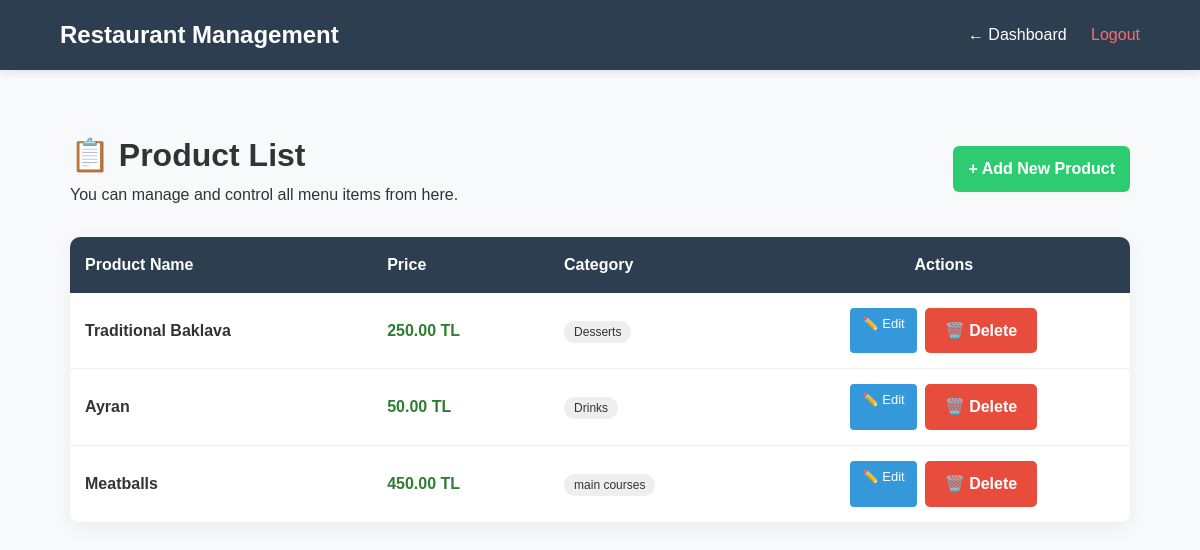
Screenshot of /admin/manage_products.php (signed in) with the database file from the repository.
### tables this page shows
CREATE TABLE IF NOT EXISTS menu (
    product_id INT AUTO_INCREMENT PRIMARY KEY,
    product_name VARCHAR(100) NOT NULL,
    Price DECIMAL(10,2) NOT NULL,
    description TEXT,
    category_id INT NOT NULL,
    user_id INT NOT NULL,
    image_url VARCHAR(255),
    FOREIGN KEY (user_id) REFERENCES users(user_id) ON DELETE CASCADE,
    FOREIGN KEY (category_id) REFERENCES categories(category_id) ON DELETE CASCADE
);

CREATE TABLE IF NOT EXISTS categories (
    category_id INT AUTO_INCREMENT PRIMARY KEY,
    category_name VARCHAR(100) NOT NULL 
);

### admin/manage_products.php (the view, shortened to what this page needs)
<?php
include __DIR__ . '/../config/db.php';
$sql = "SELECT m.*, c.category_name FROM menu m
        JOIN categories c ON m.category_id = c.category_id
        ORDER BY m.product_id DESC";
$result = mysqli_query($conn, $sql);
?>
<!DOCTYPE html>
<html lang="en">
<head>
    <link rel="stylesheet" href="../css/style.css">
</head>
<body>
    <div class="admin-navbar">
        <h2>Restaurant Management</h2>
        <div class="nav-links">
            <a href="dashboard.php">← Dashboard</a>
            <a href="../logout.php" style="color: #ff6b6b;">Logout</a>
        </div>
    </div>
    <div class="admin-container">
        <header style="display: flex; justify-content: space-between; align-items: center; margin-bottom: 30px;">
            <div>
                <h1>📋 Product List</h1>
                <p>You can manage and control all menu items from here.</p>
            </div>
            <a href="add_product.php" class="btn btn-add" style="background-color: #2ecc71; color: white; padding: 10px 15px; border-radius: 6px; text-decoration: none; font-weight: 600;">+ Add New Product</a>
        </header>
        <table>
            <thead>
                <tr>
                    <th>Product Name</th>
                    <th>Price</th>
                    <th>Category</th>
                    <th style="text-align: center;">Actions</th>
                </tr>
            </thead>
            <tbody>
                <?php if ($result && mysqli_num_rows($result) > 0): ?>
                    <?php while($row = mysqli_fetch_assoc($result)): ?>
                    <tr>
                        <td><strong><?php echo htmlspecialchars($row['product_name']); ?></strong></td>
                        <td style="color: #2e7d32; font-weight: 600;"><?php echo $row['Price']; ?> TL</td>
                        <td><span style="background: #eee; padding: 4px 10px; border-radius: 20px; font-size: 12px;"><?php echo htmlspecialchars($row['category_name']); ?></span></td>
                        <td style="text-align: center;">
                            <div class="action-links">
                                <a href="update_product.php?id=<?php echo $row['product_id']; ?>" class="btn btn-update">✏️ Edit</a>
                                <a href="manage_products.php?delete_id=<?php echo $row['product_id']; ?>"
                                   class="btn btn-delete"
                                   onclick="return confirm('Are you sure you want to delete this product?')">🗑️ Delete</a>
                            </div>
                        </td>
                    </tr>
                    <?php endwhile; ?>
                <?php else: ?>
                    <tr>
                        <td colspan="4" style="text-align: center; padding: 20px; color: #999;">No products found in the menu.</td>
                    </tr>
                <?php endif; ?>
            </tbody>
        </table>
    </div>
</body>
</html>

### css/style.css (style rules this page uses)
* { margin: 0; padding: 0; box-sizing: border-box; font-family: 'Poppins', sans-serif; }
body { background-color: #f8f9fa; color: #333; line-height: 1.6; }
.admin-navbar { background-color: #2c3e50; color: white; padding: 1rem 5%; display: flex; justify-content: space-between; align-items: center; box-shadow: 0 2px 10px rgba(0,0,0,0.1); }
.admin-navbar a { color: white; text-decoration: none; margin-left: 20px; font-weight: 500; transition: 0.3s; }
.admin-container { max-width: 1100px; margin: 40px auto; padding: 20px; }
table { width: 100%; border-collapse: collapse; background: white; border-radius: 10px; overflow: hidden; box-shadow: 0 5px 20px rgba(0,0,0,0.05); margin-top: 20px; }
th { background-color: #2c3e50; color: white; padding: 15px; text-align: left; }
td { padding: 15px; border-bottom: 1px solid #eee; }
.btn { padding: 10px 20px; border-radius: 5px; text-decoration: none; font-weight: 600; display: inline-block; cursor: pointer; border: none; transition: 0.3s; }
.btn-add { background-color: #27ae60; color: white; }
.btn-delete { background-color: #e74c3c; color: white; }

### admin/manage_products.php (style rules this page uses)
.action-links { display: flex; justify-content: center; gap: 8px; }
.btn-update { background-color: #3498db; color: white; padding: 6px 12px; border-radius: 4px; text-decoration: none; font-size: 13px; font-weight: 500; }

### rows the page displays
menu: product_name "Traditional Baklava", Price "250.00", category.category_name "Desserts"
menu: product_name "Ayran", Price "50.00", category.category_name "Drinks"
menu: product_name "Meatballs", Price "450.00", category.category_name "main courses"
